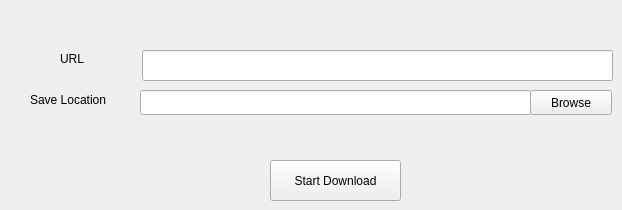
    <widget class="QWidget" name="tab_3">
     <attribute name="title">
      <string>Download youtube playlist</string>
     </attribute>
     <widget class="QLabel" name="label_11">
      <property name="geometry">
       <rect>
        <x>30</x>
        <y>90</y>
        <width>101</width>
        <height>20</height>
       </rect>
      </property>
      <property name="text">
       <string>Save Location</string>
      </property>
     </widget>
     <widget class="QLabel" name="label_12">
      <property name="geometry">
       <rect>
        <x>60</x>
        <y>50</y>
        <width>67</width>
        <height>17</height>
       </rect>
      </property>
      <property name="text">
       <string>URL</string>
      </property>
     </widget>
     <widget class="QLineEdit" name="lineEdit_6">
      <property name="geometry">
       <rect>
        <x>140</x>
        <y>90</y>
        <width>391</width>
        <height>25</height>
       </rect>
      </property>
     </widget>
     <widget class="QLineEdit" name="lineEdit1_5">
      <property name="geometry">
       <rect>
        <x>142</x>
        <y>50</y>
        <width>471</width>
        <height>31</height>
       </rect>
      </property>
      <property name="toolTip">
       <string>insert playlist URL</string>
      </property>
     </widget>
     <widget class="QPushButton" name="pushButton_7">
      <property name="geometry">
       <rect>
        <x>270</x>
        <y>160</y>
        <width>131</width>
        <height>41</height>
       </rect>
      </property>
      <property name="text">
       <string>Start Download</string>
      </property>
     </widget>
     <widget class="QPushButton" name="pushButton_9">
      <property name="geometry">
       <rect>
        <x>530</x>
        <y>90</y>
        <width>82</width>
        <height>25</height>
       </rect>
      </property>
      <property name="toolTip">
       <string>select where to save playlist</string>
      </property>
      <property name="text">
       <string>Browse</string>
      </property>
     </widget>
    </widget>
